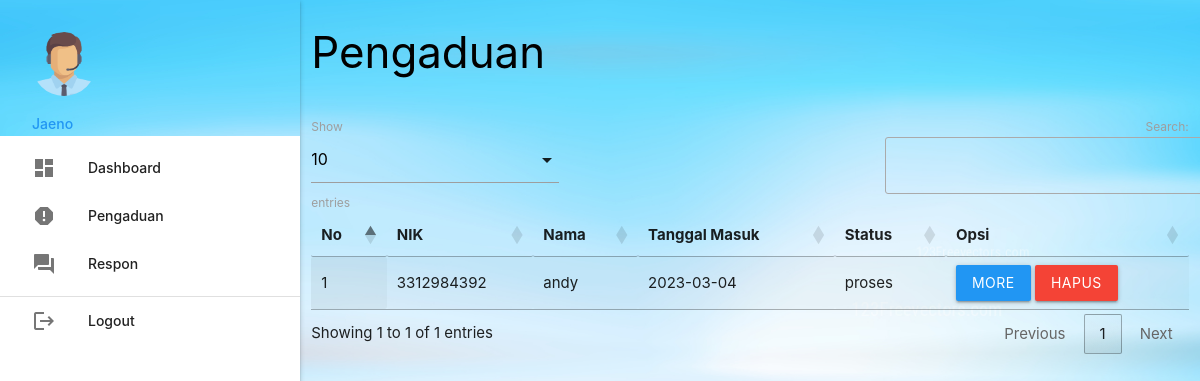
The app's page /petugas/index.php?p=pengaduan (signed in) with its own data.
### tables this page shows
CREATE TABLE `pengaduan` (
  `id_pengaduan` int(5) NOT NULL,
  `tgl_pengaduan` varchar(20) NOT NULL,
  `nik` varchar(16) NOT NULL,
  `isi_laporan` text NOT NULL,
  `foto` varchar(255) NOT NULL,
  `status` enum('proses','selesai') NOT NULL
);

CREATE TABLE `masyarakat` (
  `nik` varchar(16) NOT NULL,
  `nama` varchar(35) NOT NULL,
  `username` varchar(25) NOT NULL,
  `password` varchar(255) NOT NULL,
  `telp` varchar(13) NOT NULL
);

### petugas/pengaduan.php (the view, shortened to what this page needs)
       <div class="row">
         <div class="col s12 m9">
           <h3 class="black-text">Pengaduan</h3>
         </div>
       </div>
       <table id="example" class="display responsive-table" style="width:100%">
         <thead>
             <tr>
			<th>No</th>
			<th>NIK</th>
			<th>Nama</th>
			<th>Tanggal Masuk</th>
			<th>Status</th>
			<th>Opsi</th>
             </tr>
         </thead>
         <tbody>
<?php
	$no=1;
	$query = mysqli_query($koneksi,"SELECT * FROM pengaduan INNER JOIN masyarakat ON pengaduan.nik=masyarakat.nik WHERE pengaduan.status='proses' ORDER BY pengaduan.id_pengaduan DESC");
	while ($r=mysqli_fetch_assoc($query)) { ?>
	<tr>
		<td><?php echo $no++; ?></td>
		<td><?php echo $r['nik']; ?></td>
		<td><?php echo $r['nama']; ?></td>
		<td><?php echo $r['tgl_pengaduan']; ?></td>
		<td><?php echo $r['status']; ?></td>
		<td><a class="btn modal-trigger blue" href="#more?id_pengaduan=<?php echo $r['id_pengaduan'] ?>">More</a>  <a class="btn red" onclick="return confirm('Anda Yakin Ingin Menghapus Y/N')" href="index.php?p=pengaduan_hapus&id_pengaduan=<?php echo $r['id_pengaduan'] ?>">Hapus</a></td>
	</tr>
           <?php  }
            ?>
         </tbody>
       </table>

### records on screen
pengaduan: masyarakat.nik "3312984392", masyarakat.nama "andy", tgl_pengaduan "2023-03-04", status "proses"

### other values on screen
$_SESSION['data']['nama_petugas'] "Jaeno"
